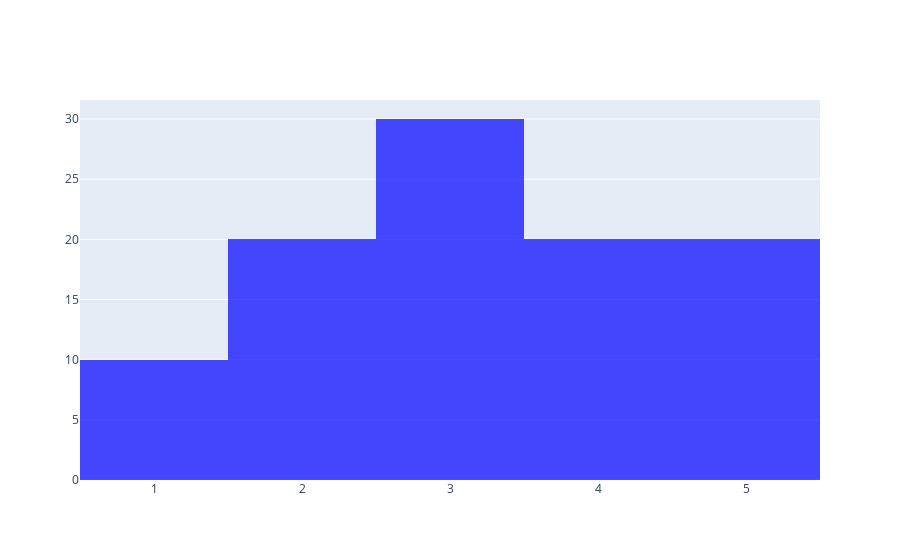

Notebook cell for this chart:
### Markdown cell above
## 直方图


`go.Histogram` 是 Plotly 中用于创建饼图（Pie chart）的类。以下是一些常用的参数：

- `x`: 用于指定数据点在 x 轴上的坐标，表示待绘制直方图的数据，可以是单个值、列表或数组。
- `nbinsx`: 设置直方图的箱体数量，即直方图中显示的条形数量。
- `histnorm`: 用于指定直方图的归一化方式，可以是 'percent'（百分比）、'probability'（概率）等。
- `name`: 为 trace 指定一个名称，用于图例等。
- `orientation`: 设置直方图的方向，可以是 'v'（垂直）或 'h'（水平），默认为垂直。
- `opacity`: 设置直方图的透明度，取值范围为 [0, 1]。
- `marker`: 一个字典，包含有关直方图的条形的属性，例如颜色、透明度等。

例：对给定一组连续的数据作直方图，分为5个箱子，显示为百分比的方式，透明度设置为0.7，整体颜色为蓝色。

### Code cell
import plotly.graph_objects as go

## 数据
data = [1, 2, 2, 3, 3, 3, 4, 4, 5, 5]

trace = go.Histogram(
    x=data,
    nbinsx=5,
    histnorm='percent',
    opacity=0.7,
    marker=dict(
        color='blue'
    )
)

#fig = go.Figure(trace)
fig = go.Figure()
fig.add_trace(trace)
fig.show()

### Figure 1 — Plotly figure (JSON) as saved in the notebook; plotly's stock layout.template omitted (floating-point values rounded to 4 significant figures)
{"data": [{"histnorm": "percent", "marker": {"color": "blue"}, "name": "Histogram", "nbinsx": 5, "opacity": 0.7, "type": "histogram", "x": [1, 2, 2, 3, 3, 3, 4, 4, 5, 5]}], "layout": {}}
